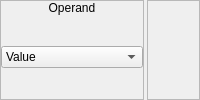
    <widget class="QWidget" name="widget_6" native="true">
     <property name="sizePolicy">
      <sizepolicy hsizetype="Preferred" vsizetype="Fixed">
       <horstretch>0</horstretch>
       <verstretch>0</verstretch>
      </sizepolicy>
     </property>
     <layout class="QHBoxLayout" name="horizontalLayout_5">
      <property name="spacing">
       <number>3</number>
      </property>
      <property name="margin">
       <number>0</number>
      </property>
      <item>
       <widget class="QFrame" name="frame_4">
        <property name="sizePolicy">
         <sizepolicy hsizetype="Fixed" vsizetype="Preferred">
          <horstretch>0</horstretch>
          <verstretch>0</verstretch>
         </sizepolicy>
        </property>
        <property name="frameShape">
         <enum>QFrame::StyledPanel</enum>
        </property>
        <property name="frameShadow">
         <enum>QFrame::Raised</enum>
        </property>
        <layout class="QVBoxLayout" name="verticalLayout_8">
         <property name="spacing">
          <number>0</number>
         </property>
         <property name="margin">
          <number>0</number>
         </property>
         <item>
          <widget class="QLabel" name="label_3">
           <property name="sizePolicy">
            <sizepolicy hsizetype="Preferred" vsizetype="Fixed">
             <horstretch>0</horstretch>
             <verstretch>0</verstretch>
            </sizepolicy>
           </property>
           <property name="text">
            <string>Operand</string>
           </property>
           <property name="alignment">
            <set>Qt::AlignCenter</set>
           </property>
          </widget>
         </item>
         <item>
          <widget class="QWidget" name="widget_7" native="true">
           <layout class="QHBoxLayout" name="horizontalLayout_6">
            <property name="spacing">
             <number>0</number>
            </property>
            <property name="margin">
             <number>0</number>
            </property>
            <item>
             <widget class="QComboBox" name="cboxOperand">
              <item>
               <property name="text">
                <string>Value</string>
               </property>
              </item>
              <item>
               <property name="text">
                <string>Variable</string>
               </property>
              </item>
              <item>
               <property name="text">
                <string>Random Number</string>
               </property>
              </item>
              <item>
               <property name="text">
                <string>Item</string>
               </property>
              </item>
              <item>
               <property name="text">
                <string>Party Member</string>
               </property>
              </item>
              <item>
               <property name="text">
                <string>Character</string>
               </property>
              </item>
              <item>
               <property name="text">
                <string>Monster</string>
               </property>
              </item>
              <item>
               <property name="text">
                <string>Timer Seconds</string>
               </property>
              </item>
              <item>
               <property name="text">
                <string>Complex Expression</string>
               </property>
              </item>
              <item>
               <property name="text">
                <string>Other</string>
               </property>
              </item>
             </widget>
            </item>
           </layout>
          </widget>
         </item>
        </layout>
       </widget>
      </item>
      <item>
       <widget class="QFrame" name="frame_5">
        <property name="frameShape">
         <enum>QFrame::StyledPanel</enum>
        </property>
        <property name="frameShadow">
         <enum>QFrame::Raised</enum>
        </property>
       </widget>
      </item>
     </layout>
    </widget>
